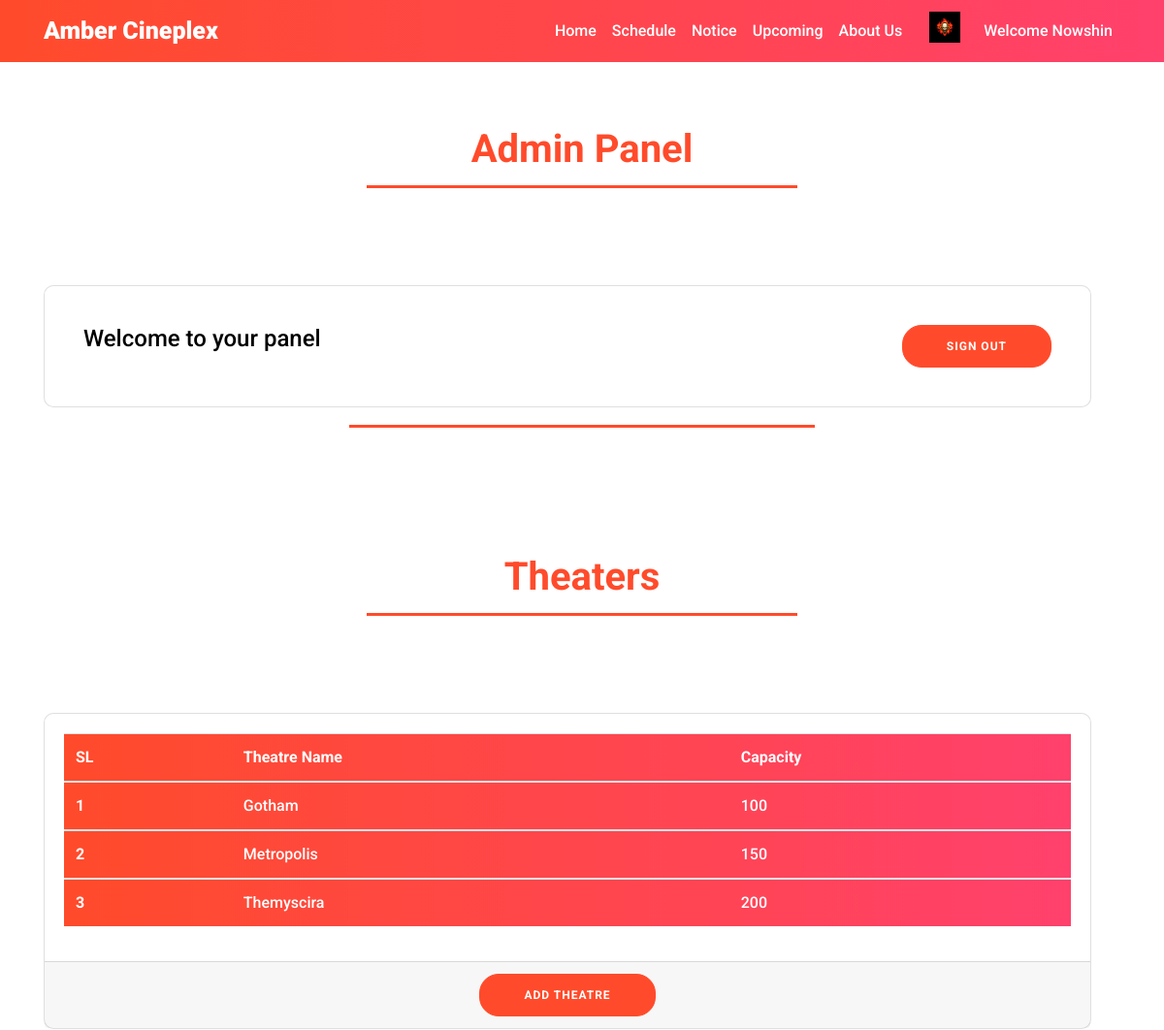
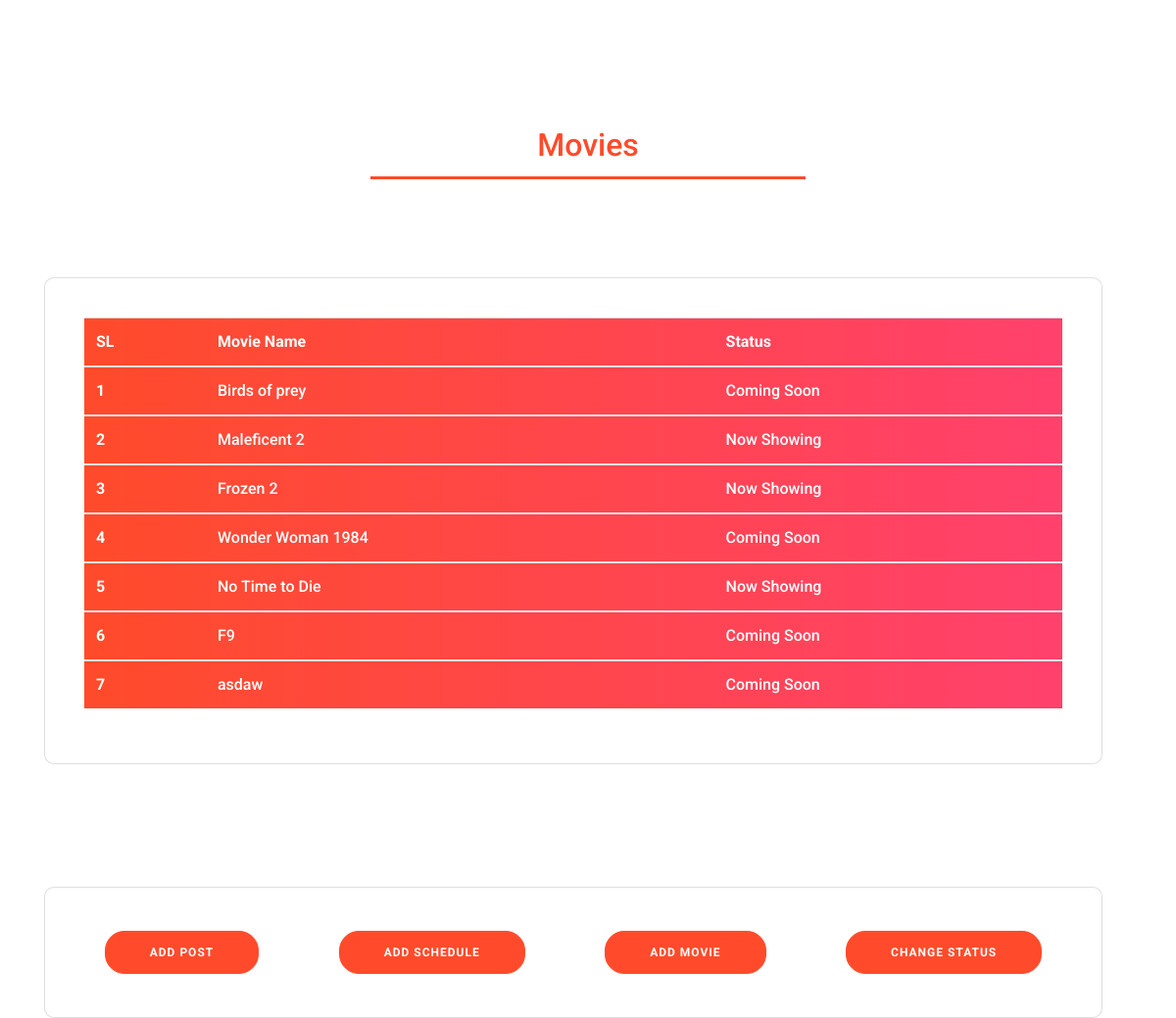
Screenshot of /admin.php (signed in) with the database file from the repository (2 pictures, top to bottom).
### tables this page shows
CREATE TABLE `theatre` (
  `id` int(11) NOT NULL,
  `theatre_name` varchar(60) NOT NULL,
  `movie` varchar(60) NOT NULL,
  `show_1` varchar(60) NOT NULL,
  `show_2` varchar(60) NOT NULL,
  `show_3` varchar(60) NOT NULL,
  `capacity` int(11) NOT NULL,
  `price` int(11) NOT NULL
);

CREATE TABLE `movies` (
  `id` int(10) NOT NULL,
  `mv_name` varchar(60) NOT NULL,
  `director` varchar(60) NOT NULL,
  `genre` text NOT NULL,
  `release_date` varchar(60) NOT NULL,
  `runtime` varchar(60) NOT NULL,
  `cast` text NOT NULL,
  `poster` varchar(100) NOT NULL,
  `status` varchar(60) NOT NULL,
  `banner` varchar(100) NOT NULL
);

### databaseQuery.php (called while the page is built, shortened)
<?php
    function getResultAll($conn, $tableName){
        $sqlUserCheck = "SELECT * FROM $tableName";
        $result = mysqli_query($conn, $sqlUserCheck);
        if ($result) {
            return $result;
        }
    }
?>

### admin.php (the view, shortened to what this page needs)
<?php
include 'config.php';
include 'databaseQuery.php';
?>
<!DOCTYPE html>
<html lang="en">
<head>
  <link rel="stylesheet" href="https://stackpath.bootstrapcdn.com/bootstrap/4.4.1/css/bootstrap.min.css">
  <link rel="stylesheet" href="bootstrap/css/bootstrap.min.css">
  <link rel="stylesheet" href="style.css">
  <link rel="stylesheet" href="profile.css">
</head>
<body>
  <nav class="navbar navbar-expand-lg navbar-default fixed-top theme-bg">
    <div class="container">
      <a class="navbar-brand" href="index.php">Amber Cineplex</a>
      <div class="collapse navbar-collapse justify-content-end" id="navbarNavAltMarkup">
        <div class="navbar-nav">
          <a class="nav-item nav-link active" href="index.php">Home <span class="sr-only">(current)</span></a>
          <a class="nav-item nav-link" href="index.php#schedule">Schedule</a>
          <a class="nav-item nav-link" href="notice.php">Notice</a>
          <a class="nav-item nav-link" href="index.php#upcoming">Upcoming</a>
          <a class="nav-item nav-link" href="contactUs.php">About Us</a>
          <?php
          if (!isset($_SESSION["username"])) {
            echo '<a class="nav-item nav-link" href="login.php">Sign In</a>';
          } else {
            echo '
                <div class="media">
                    <img class="mr-3 placeholder-image"  src="images/placeholder.jpg" alt="Generic placeholder image">
                    <div class="media-body">';
            if ($_SESSION["username"] === 'Admin') {
              echo '<a class="nav-item nav-link" href="admin.php">Welcome ' . $_SESSION["username"] . '</a>';
            } else {
              echo '<a class="nav-item nav-link" href="profile.php">Welcome ' . $_SESSION["username"] . '</a>';
            }
            echo '</div>
                </div>
                ';
          }
          ?>
        </div>
      </div>
    </div>
  </nav>
  <div class="container carousel-container ">
    <div class="container container2 title-border">
      <h1>Admin Panel</h1>
    </div>
    <div class="card-deck justify-content-center w-100">
      <div class="card ">
        <div class="card-body">
          <div class="card-body d-flex justify-content-between">
            <h4 class="card-title">Welcome to your panel</h4>
            <a href="logout.php"><button class="">Sign Out</button></a>
          </div>
        </div>
      </div>
    </div>
  </div>
  <div class="container container2 title-border">
  </div>
  <div class="container carousel-container ">
    <div class="container container2 title-border">
      <h1>Theaters</h1>
    </div>
    <div class="card-deck justify-content-center w-100">
      <div class="card">
        <div class="card-body d-flex justify-content-between">
          <?php
          $conn = OpenCon();
          $result = getResultAll($conn, 'theatre');
          if ($result) {
            $rowCount = mysqli_num_rows($result);
          }
          if ($rowCount < 1) {
            echo '<div class="container container2 title-border">
                    <h4>No Theatres Yet!</h4>
                  </div>';
          } else {
            echo
              '
                  <table class="table table-hover theme-bg">
                    <thead>
                      <tr>
                        <th scope="col">SL</th>
                        <th scope="col">Theatre Name</th>
                        <th scope="col">Capacity</th>
                      </tr>
                    </thead>
                  ';
            $sl = 1;
            while ($row = mysqli_fetch_assoc($result)) {
              echo
                '
                      <tbody>
                        <tr>
                          <th scope="row">' . $sl . '</th>
                          <td>' . $row["theatre_name"] . '</td>
                          <td>' . $row["capacity"] . '</td>
                        </tr>
                      </tbody>';
              $sl++;
            }
            echo '</table>';
          }
          ?>
        </div>
        <div class="card-footer">
          <button id="addTheatreButton" onclick="addTheaterPanel()" class="">Add Theatre</button>
        </div>
      </div>
    </div>
  </div>
  <div class="container carousel-container ">
    <div class="container container2 title-border">
      <h2>Movies</h2>
    </div>
    <div class="card-deck justify-content-center w-100">
      <div class="card">
        <div class="card-body">
          <div class="card-body d-flex justify-content-between">
            <?php
            $conn = OpenCon();
            $result = getResultAll($conn, 'movies');
            if ($result) {
              $rowCount = mysqli_num_rows($result);
            }
            if ($rowCount < 1) {
              echo '<div class="container container2 title-border">
                    <h4>No Movies in Database!</h4>
                  </div>';
            } else {
              echo
                '
                  <table class="table table-hover theme-bg">
                    <thead>
                      <tr>
                        <th scope="col">SL</th>
                        <th scope="col">Movie Name</th>
                        <th scope="col">Status</th>
                      </tr>
                    </thead>
                  ';
              $sl = 1;
              while ($row = mysqli_fetch_assoc($result)) {
                echo
                  '
                      <tbody>
                        <tr>
                          <th scope="row">' . $sl . '</th>
                          <td>' . $row["mv_name"] . '</td>
                          <td>' . $row["status"] . '</td>
                        </tr>
                      </tbody>';
                $sl++;
              }
              echo '</table>';
            }
            ?>
          </div>
        </div>
      </div>
    </div>
  </div>
  <div class=" container carousel-container ">
    <div class="card-deck justify-content-center w-100">
      <div class="card">
        <br>
        <div class="card-body d-flex justify-content-around">
          <button onclick="showPost()" id="addPost" class="">Add Post</button>
          <button onclick="showSchedule()" id="addScheduleButton" class="">Add Schedule</button>
          <button onclick="showAddMovie()" id="addMovieButton" class="">Add Movie</button>
          <button onclick="showStatus()" id="addStatus" class="">Change Status</button>
        </div>
        <br>
      </div>
    </div>
  </div>
</body>
</html>

### style.css (style rules this page uses)
body { margin: 0; padding: 0; background-color: white; color: #ff416c; font-family: "Roboto", sans-serif; font-weight: 500; }
h1 { font-family: "Roboto", sans-serif; font-weight: 700; }
a { text-decoration: none !important; }
.card { border-radius: 10px; margin-bottom: 30px; }
.card-footer { text-align: center; }
.theme-bg { background: #ff416c; background: -webkit-linear-gradient(to right, #ff4b2b, #ff416c); background: linear-gradient(to right, #ff4b2b, #ff416c); }
.navbar-default { background: #ff416c; background: -webkit-linear-gradient(to right, #ff4b2b, #ff416c); background: linear-gradient(to right, #ff4b2b, #ff416c); color: white; }
.navbar-brand { color: white; font-weight: 900; font-size: 25px; }
.nav-link { color: white; }
button { border-radius: 20px; border: 1px solid #ff4b2b; background-color: #ff4b2b; color: #ffffff; font-size: 12px; font-weight: bold; padding: 12px 45px; letter-spacing: 1px; text-transform: uppercase; transition: transform 80ms ease-in; }
.container2 { margin-bottom: 100px; }
.carousel-container { margin-top: 125px; border-radius: 10px; }
.title-border { border-bottom: 3px #ff4b2b solid; width: 40%; color: #ff4b2b; text-align: center; padding: 5px 10px; }
table td, th { color: white; }
.ticket-card p,h4 { color: #ffffff; }
.card-title { color: black; }

### profile.css (style rules this page uses)
.placeholder-image { margin-left: 20px; width: 32px; height: 32px; }

### rows the page displays
theatre: theatre_name "Gotham", capacity "100"
theatre: theatre_name "Metropolis", capacity "150"
theatre: theatre_name "Themyscira", capacity "200"
movies: mv_name "Birds of prey", status "Coming Soon"
movies: mv_name "Maleficent 2", status "Now Showing"
movies: mv_name "Frozen 2", status "Now Showing"
movies: mv_name "Wonder Woman 1984", status "Coming Soon"
movies: mv_name "No Time to Die", status "Now Showing"
movies: mv_name "F9", status "Coming Soon"
movies: mv_name "asdaw", status "Coming Soon"

### other values shown
$_SESSION["username"] "Nowshin"
